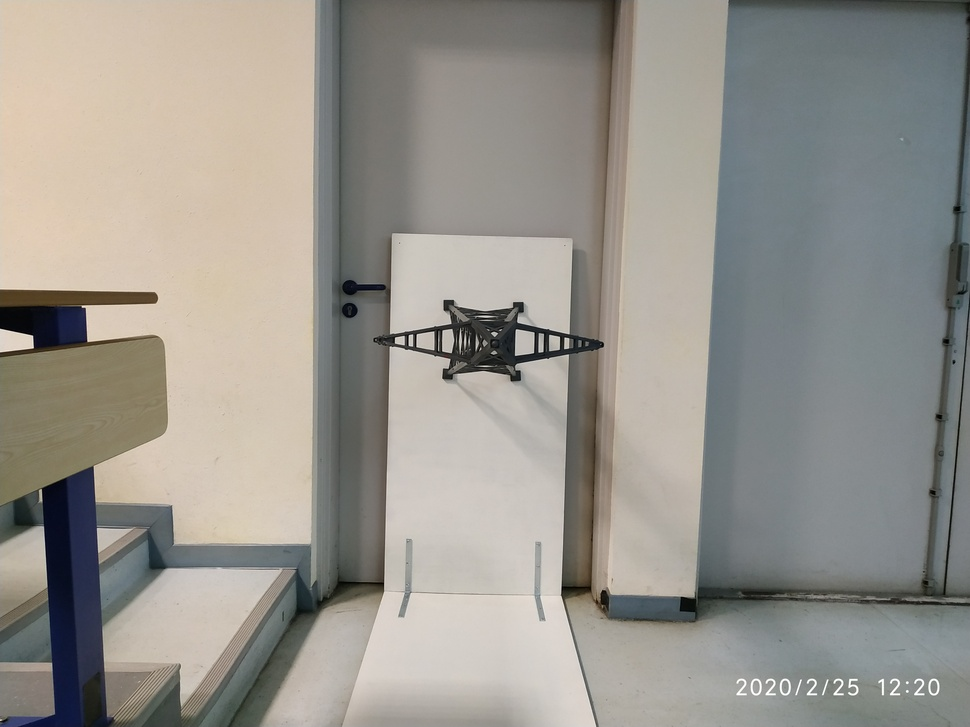
#> input picture Condor/Detect-Locate_Pylon/No_Aptere/image_test/IMG_1.jpg, 970 x 727 px, shrunk from 4000 x 3000 before the run
$ python getPosOr_pylPhy.py image_test/IMG_1.jpg   (older library calls are emulated)
#> lines starting #> are read from the running program, lines starting #| are printed output that depends on the picture; after the words box and inside, x2 and y2 are one past the last pixel; in counts of white or black regions, pixels touching at a corner belong together
# coding: utf-8
""" Find the position and orientation of a pylon in a image and write it into a json name : "posOr.json"

To execute the file you need to give the path of the image like: python getPosOr_pylPhy.py path_to_my_img.png
"""

import numpy as np
import cv2
import math
import argparse
import json


def filterSeuilMax(img, seuil):
    img0 = (img[:, :, 0] < seuil).astype(np.uint8)
    img1 = (img[:, :, 1] < seuil).astype(np.uint8)
    img2 = (img[:, :, 2] < seuil).astype(np.uint8)

    mask = img0 * img1 * img2
    nimg = img.copy()

    nimg[:, :, 0] = img[:, :, 0] * mask
    nimg[:, :, 1] = img[:, :, 1] * mask
    nimg[:, :, 2] = img[:, :, 2] * mask

    return nimg


def detecteurPylone(filename, demo=False):
    """" Find the box of the pylon top

    filename -- string : the complete path to access the image where is the pylon
    demo -- boolean : if true it will use the filter (default False)

    return : the rect (cv2.minAreaRect), the box(np.int0(cv2.boxPoints)) and shape of the image ((int,int))
    """

    # Read the image
    img = cv2.imread(filename, cv2.IMREAD_COLOR)

    # Get resolution
    resolution = img.shape

    # Convert BGR to RGB
    img = cv2.cvtColor(img.copy(), cv2.COLOR_BGR2RGB)

    # Filter for the pylon on the support
    if demo:
        img_filt = filterSeuilMax(img, 50)
        # Convert to gray
        gray = cv2.cvtColor(img_filt.copy(), cv2.COLOR_RGB2GRAY)
    else:
        # Convert to gray
        gray = cv2.cvtColor(img.copy(), cv2.COLOR_RGB2GRAY)

    # Use canny to extract edges
    edges = cv2.Canny(gray.copy(), 100, 200)

    # Dilate image for edges become more visible
    kernel = np.ones((5, 5), np.uint8)
    img_dilation = cv2.dilate(edges.copy(), kernel, iterations=3)

    # Extracting contours and get the pylone rect and box
    _, cnts, _ = cv2.findContours(img_dilation.copy(), cv2.RETR_TREE, cv2.CHAIN_APPROX_SIMPLE)
    c = max(cnts, key=cv2.contourArea)
    rect = cv2.minAreaRect(c)
    box = cv2.boxPoints(rect)
    box = np.int0(box)

    return rect, box, resolution


def posOrPylon(filename, knowWidth, focal, demo=False):
    """" Find the position and orientation of the pylon in a image

    rect -- cv2.minAreaRect : the rect of the box of the pylon
    box -- np.int0(cv2.boxPoints) : the box of the pylon
    resolution -- (int,int) : shape of the image (pixels)
    knowWidth -- int/float : dimension of the pylon in the image but in real life (in cm)
    focal -- float : the value of the focal

    return : coordinate of pylon_center ((int,int)), height of the pylon in pixel (int),
             width of the pylon in pixel (int),  angle in radians (float),
             position of pylon compared to camera (left for zed) in cm posCompePylone [float, float, float]
    """

    rect, box, resolution = detecteurPylone(filename, demo)
#> in detecteurPylone, img is the input picture: shape (727, 970, 3); mean B, G, R 141.5, 148.4, 151.5
#> in filterSeuilMax, `img0 = (img[:, :, 0] < seuil).astype(np.uint8)`:
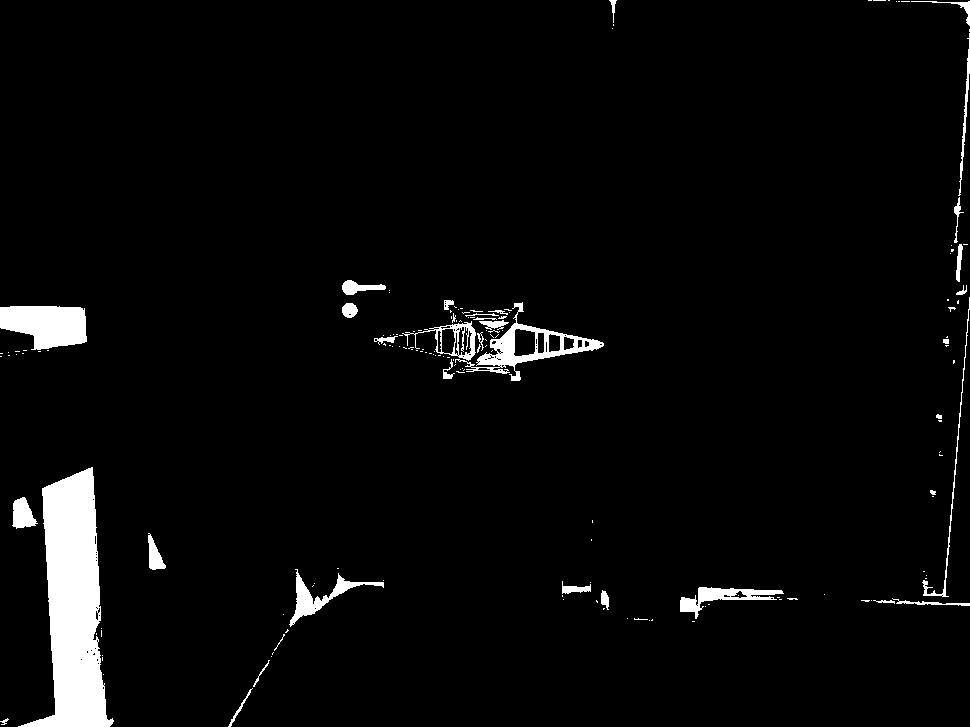
#> img0: shape (727, 970); values 0 (black) and 1 (white), 3.7% white; 164 white regions (128 under 20 px), largest, box (x1, y1, x2, y2) and area: (18, 467, 114, 727) 12881, (0, 306, 87, 350) 2945, (455, 302, 604, 381) 2281
#> in filterSeuilMax, `nimg[:, :, 0] = img[:, :, 0] * mask`:
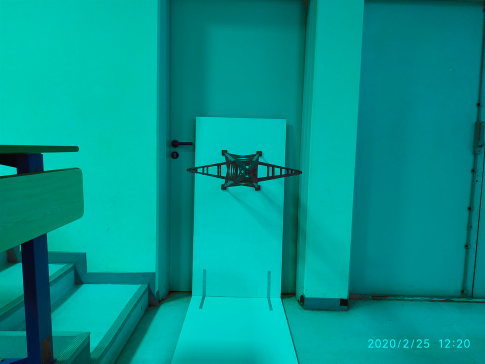
#> nimg: shape (727, 970, 3) (shown at 1/2 size); mean R, G, B 0.5, 148.4, 141.5
#> in filterSeuilMax, `nimg[:, :, 1] = img[:, :, 1] * mask`:
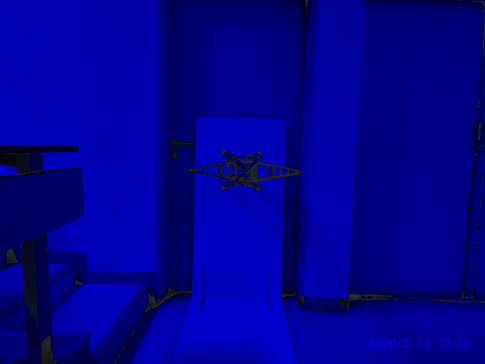
#> nimg: shape (727, 970, 3) (shown at 1/2 size); mean R, G, B 0.5, 0.6, 141.5
#> in detecteurPylone, `edges = cv2.Canny(gray.copy(), 100, 200)`:
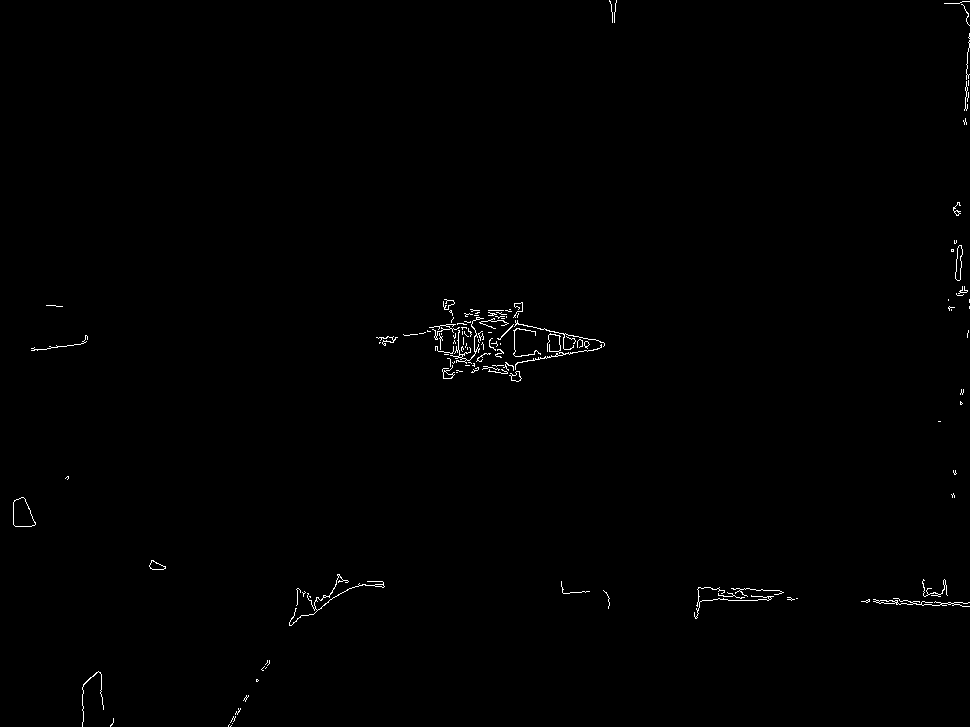
#> edges: shape (727, 970); 0.5% white in thin lines or dots
#> in detecteurPylone, `img_dilation = cv2.dilate(edges.copy(), kernel, iterations=3)`:
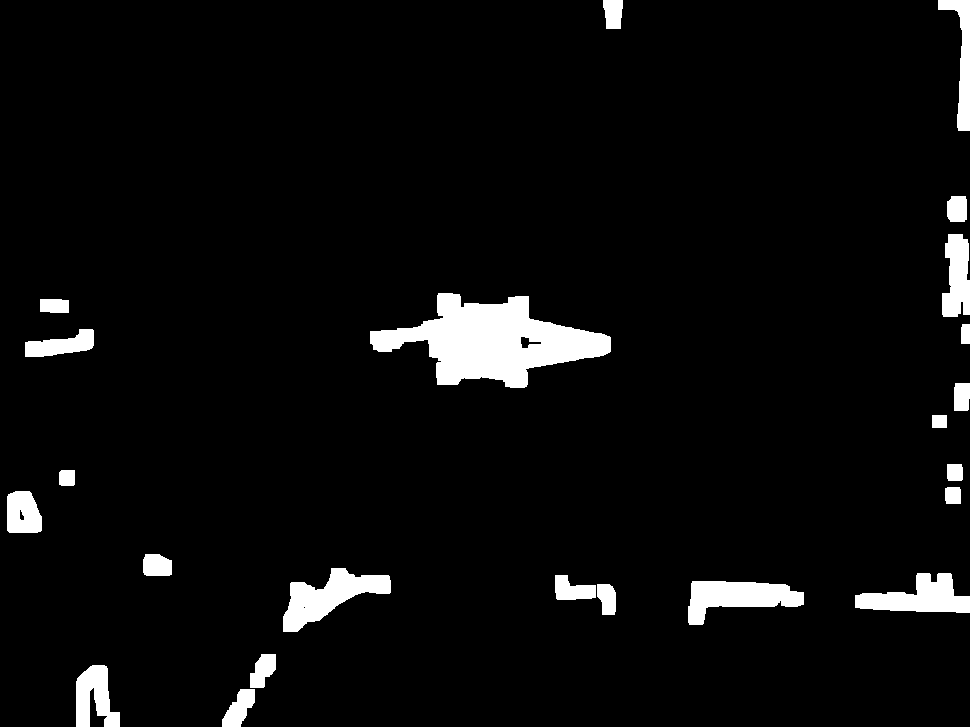
#> img_dilation: shape (727, 970); 4.8% white; 23 white regions
#> in detecteurPylone, `_, cnts, _ = cv2.findContours(img_dilation.copy(), cv2.RETR_TREE, cv2...`: cnts = 26 contours, 1 with area under 20; largest, box (x1, y1, x2, y2) and area: (370, 293, 611, 388) 11463, (283, 568, 391, 632) 3034, (688, 581, 804, 625) 2794, (855, 573, 970, 613) 2538, (942, 234, 970, 317) 1679
#> in detecteurPylone, `c = max(cnts, key=cv2.contourArea)`: c = contour of 197 points, box (x1, y1, x2, y2) (370, 293, 611, 388), area 11463
#> in detecteurPylone, `rect = cv2.minAreaRect(c)`: rect = ((490, 340.4), (91.64, 240.6), -87.74)
#> in detecteurPylone, `box = cv2.boxPoints(rect)`: box = [[608.4, 390.9], [368, 381.4], [371.6, 289.8], [612, 299.3]]
#> in detecteurPylone, `box = np.int0(box)`: box = [[608, 390], [368, 381], [371, 289], [612, 299]]
#> rect = ((490, 340.4), (91.64, 240.6), -87.74); box = [[608, 390], [368, 381], [371, 289], [612, 299]]; resolution = (727, 970, 3)

    # center point of the pylon
    pylon_center = np.mean(box, axis=0)
#> pylon_center = [489.8, 339.8]

    # In order of the box we will have points : A B C D
    # width = AB or width = CD
    # height = BC or height = AD
    # AB=sqrt( (x_B - x_A)^2 + (y_B-y_A)^2 )
    A = box[0]
#> A = [608, 390]
    B = box[1]
#> B = [368, 381]
    C = box[2]
#> C = [371, 289]
    D = box[3]
#> D = [612, 299]

    # calculate the width which is the mean between AB and CD
    dist_x = B[0] - A[0]
#> dist_x = -240
    dist_y = B[1] - A[1]
#> dist_y = -9
    dist1_1 = math.sqrt(dist_x ** 2 + dist_y ** 2)
#> dist1_1 = 240.2
    dist_x = D[0] - C[0]
#> dist_x = 241
    dist_y = D[1] - C[1]
#> dist_y = 10
    dist1_2 = math.sqrt(dist_x ** 2 + dist_y ** 2)
#> dist1_2 = 241.2
    dist1 = np.mean([dist1_1, dist1_2])
#> dist1 = 240.7

    # calculate the height which is the mean between BC and AD
    dist_x = C[0] - B[0]
#> dist_x = 3
    dist_y = C[1] - B[1]
#> dist_y = -92
    dist2_1 = math.sqrt(dist_x ** 2 + dist_y ** 2)
#> dist2_1 = 92.05
    dist_x = D[0] - A[0]
#> dist_x = 4
    dist_y = D[1] - A[1]
#> dist_y = -91
    dist2_2 = math.sqrt(dist_x ** 2 + dist_y ** 2)
#> dist2_2 = 91.09
    dist2 = np.mean([dist2_1, dist2_2])
#> dist2 = 91.57

    # height in pixel
    # width in pixel
    height = min(dist1, dist2)
#> height = 91.57
    width = max(dist1, dist2)
#> width = 240.7

    # Calculate the rotation of the box
    if rect[1][0] > rect[1][1]:  # if width > height
        angle = rect[2]
    else:
        angle = rect[2] + 90
#> angle = 2.26
    # Transform the angle in radians
    angle = math.radians(angle)
#> angle = 0.0395

    tailleByPixel = knowWidth / width  # in cm by pixel
#> tailleByPixel = 0.183
    diffCenterX = resolution[0] / 2 - pylon_center[0]
#> diffCenterX = -126.2
    diffCenterY = resolution[1] / 2 - pylon_center[1]
#> diffCenterY = 145.2
    hauteurDrone = distance_to_camera(knowWidth, focal, width)
#> hauteurDrone = 384.8

    # posCompPylone = [X, Y, Height] compare to pylon in cm
    posCompePylone = [diffCenterX * tailleByPixel, diffCenterY * tailleByPixel, hauteurDrone]
#> posCompePylone = [-23.08, 26.55, 384.8]

    return pylon_center, height, width, angle, posCompePylone


def distance_to_camera(knownWidth, focalLength, perWidth):
    # compute and return the distance to the camera
    return (knownWidth * focalLength) / perWidth


if __name__ == '__main__':

    parser = argparse.ArgumentParser()
    parser.add_argument("path_img", help="Give the path of the image to get position and orientation")
    args = parser.parse_args()

    focal = 2104.7619047619046  # Focal of the ZED cam, calculate with python code : "calculateFocalLength.py"
    pylon_phy_width = 44  # cm

    pylon_center, height, width, angle, posPylon = posOrPylon(args.path_img, pylon_phy_width, focal, True)
#> pylon_center = [489.8, 339.8]; height = 91.57; width = 240.7; angle = 0.0395; posPylon = [-23.08, 26.55, 384.8]

    # We write the json in a file name "posOr.json"
    data = {}

    data['pos'] = []
    data['pos'].append({
        'x': posPylon[0],
        'y': posPylon[1],
        'z': posPylon[2]
    })

    data['rot'] = []
    data['rot'].append({
        'angle': angle
    })

    with open('posOr.json', 'w') as outfile:
        json.dump(data, outfile)

$ run again, on Condor/Detect-Locate_Pylon/No_Aptere/image_test/IMG_3.jpg
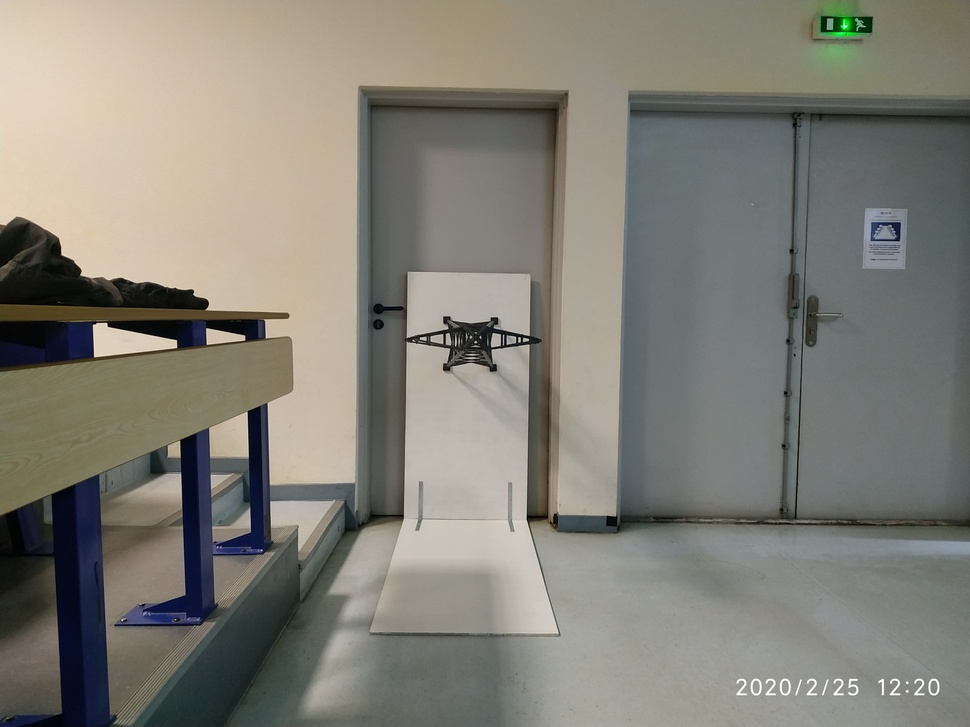
#> input picture Condor/Detect-Locate_Pylon/No_Aptere/image_test/IMG_3.jpg, 970 x 727 px, shrunk from 4000 x 3000 before the run
#> in detecteurPylone, img is the input picture: shape (727, 970, 3); mean B, G, R 119.1, 127.9, 130
#> in filterSeuilMax, `img0 = (img[:, :, 0] < seuil).astype(np.uint8)`:
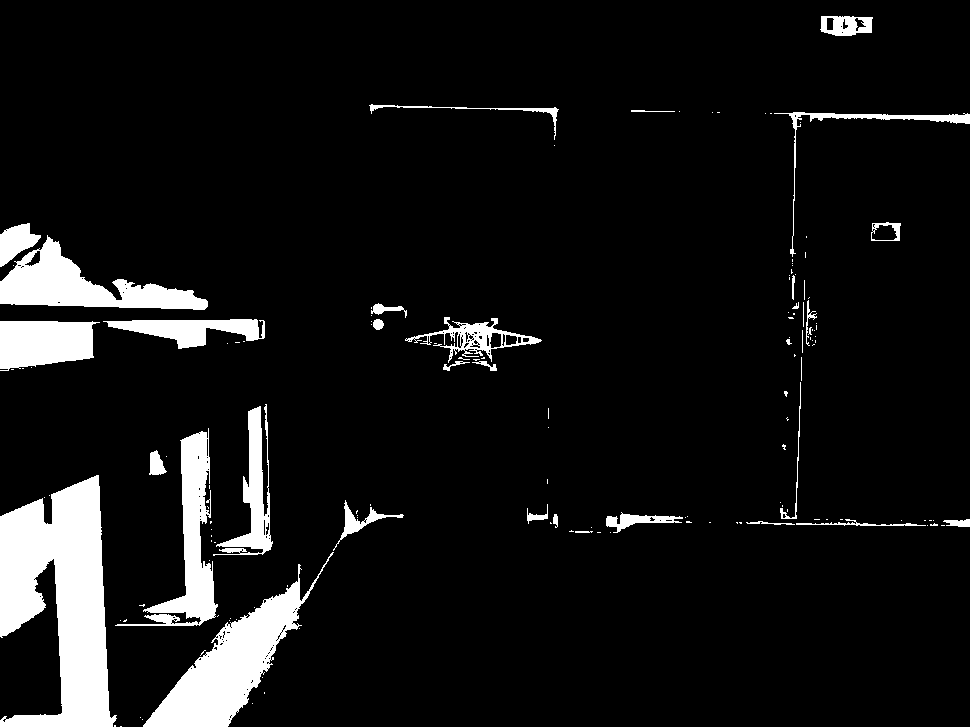
#> img0: shape (727, 970); values 0 (black) and 1 (white), 8.1% white; 146 white regions (110 under 20 px), largest, box (x1, y1, x2, y2) and area: (0, 475, 117, 727) 17795, (143, 552, 334, 727) 9408, (0, 235, 208, 310) 6405
#> img1: shape (727, 970); values 0 (black) and 1 (white), 7.4% white; 199 white regions (161 under 20 px), largest, box (x1, y1, x2, y2) and area: (0, 475, 117, 727) 17786, (0, 319, 265, 372) 6735, (0, 233, 209, 310) 6497
#> img2: shape (727, 970); values 0 (black) and 1 (white), 7% white; 220 white regions (174 under 20 px), largest, box (x1, y1, x2, y2) and area: (0, 231, 289, 372) 15741, (0, 474, 121, 727) 12313, (143, 480, 404, 727) 6370
#> mask: shape (727, 970); values 0 (black) and 1 (white), 5.7% white; 214 white regions (166 under 20 px), largest, box (x1, y1, x2, y2) and area: (0, 475, 117, 727) 11658, (0, 235, 208, 310) 6398, (144, 583, 314, 727) 4853
#> edges: shape (727, 970); 0.68% white in thin lines or dots, all inside (x1, y1, x2, y2) = (0, 104, 970, 727)
#> in detecteurPylone, `img_dilation = cv2.dilate(edges.copy(), kernel, iterations=3)`:
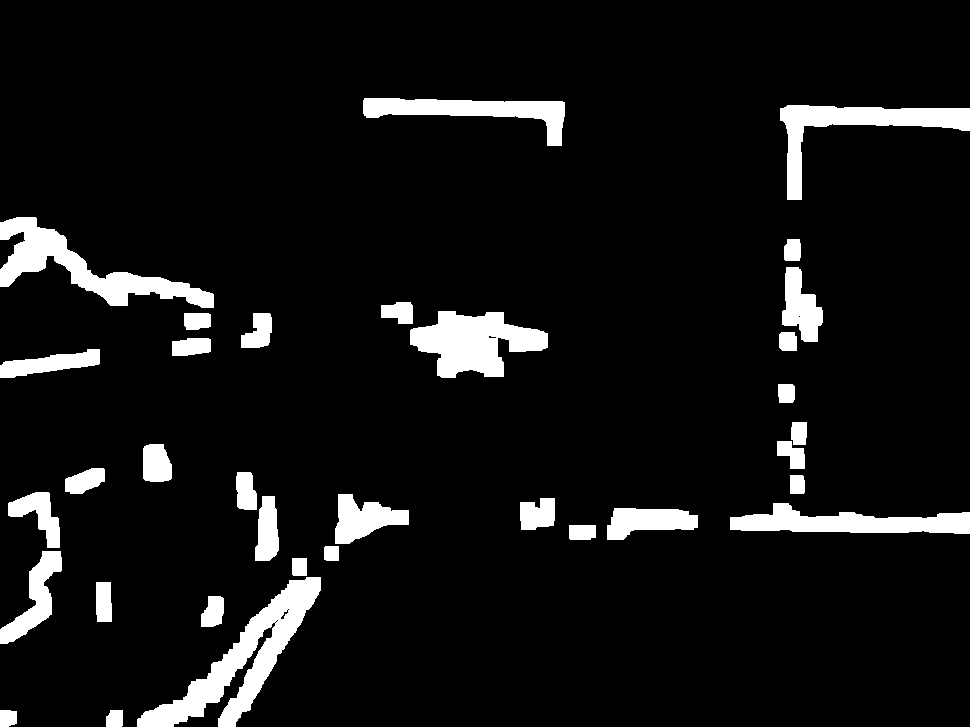
#> img_dilation: shape (727, 970); 7.7% white; 34 white regions
#> cnts = 41 contours, 6 with area under 20; largest, box (x1, y1, x2, y2) and area: (137, 577, 321, 727) 7340, (0, 217, 214, 308) 5635, (410, 311, 548, 378) 5358, (780, 105, 970, 200) 4443, (730, 503, 970, 534) 4014
#> c = contour of 346 points, box (x1, y1, x2, y2) (137, 577, 321, 727), area 7340
#> in detecteurPylone, `rect = cv2.minAreaRect(c)`: rect = ((244.4, 669), (235.6, 71.66), -42.29)
#> in detecteurPylone, `box = cv2.boxPoints(rect)`: box = [[181.4, 774.8], [133.2, 721.8], [307.5, 563.2], [355.7, 616.2]]
#> in detecteurPylone, `box = np.int0(box)`: box = [[181, 774], [133, 721], [307, 563], [355, 616]]
#> in posOrPylon, `rect, box, resolution = detecteurPylone(filename, demo)`: rect = ((244.4, 669), (235.6, 71.66), -42.29); box = [[181, 774], [133, 721], [307, 563], [355, 616]]; resolution = (727, 970, 3)
#> in posOrPylon, `pylon_center = np.mean(box, axis=0)`: pylon_center = [244, 668.5]
#> A = [181, 774]
#> B = [133, 721]
#> C = [307, 563]
#> D = [355, 616]
#> in posOrPylon, `dist_x = B[0] - A[0]`: dist_x = -48
#> in posOrPylon, `dist_y = B[1] - A[1]`: dist_y = -53
#> dist1_1 = 71.51
#> in posOrPylon, `dist_x = D[0] - C[0]`: dist_x = 48
#> in posOrPylon, `dist_y = D[1] - C[1]`: dist_y = 53
#> dist1_2 = 71.51
#> in posOrPylon, `dist_x = C[0] - B[0]`: dist_x = 174
#> in posOrPylon, `dist_y = C[1] - B[1]`: dist_y = -158
#> dist2_1 = 235
#> in posOrPylon, `height = min(dist1, dist2)`: height = 71.51
#> in posOrPylon, `width = max(dist1, dist2)`: width = 235
#> in posOrPylon, `angle = rect[2]`: angle = -42.29
#> in posOrPylon, `angle = math.radians(angle)`: angle = -0.738
#> tailleByPixel = 0.187
#> diffCenterX = 119.5
#> diffCenterY = -183.5
#> hauteurDrone = 394
#> posCompePylone = [22.37, -34.35, 394]
#> `pylon_center, height, width, angle, posPylon = posOrPylon(args.path_im..`: pylon_center = [244, 668.5]; height = 71.51; width = 235; angle = -0.738; posPylon = [22.37, -34.35, 394]
